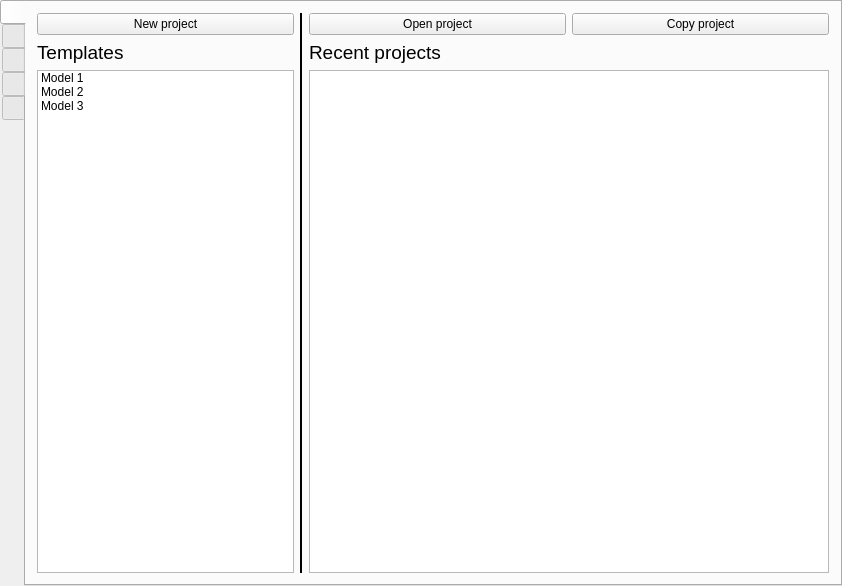
<?xml version="1.0" encoding="UTF-8"?>
<ui version="4.0">
 <class>MainWindow</class>
 <widget class="QMainWindow" name="MainWindow">
  <property name="geometry">
   <rect>
    <x>0</x>
    <y>0</y>
    <width>842</width>
    <height>586</height>
   </rect>
  </property>
  <property name="windowTitle">
   <string notr="true">Incarnation editor v0.1</string>
  </property>
  <widget class="QWidget" name="centralWidget">
   <layout class="QGridLayout" name="centralWidgetLayout">
    <property name="leftMargin">
     <number>0</number>
    </property>
    <property name="topMargin">
     <number>0</number>
    </property>
    <property name="rightMargin">
     <number>0</number>
    </property>
    <property name="bottomMargin">
     <number>0</number>
    </property>
    <property name="spacing">
     <number>0</number>
    </property>
    <item row="0" column="0">
     <layout class="QGridLayout" name="mainGridLayout">
      <property name="spacing">
       <number>0</number>
      </property>
      <item row="0" column="0">
       <widget class="QTabWidget" name="menuTabWidget">
        <property name="tabPosition">
         <enum>QTabWidget::West</enum>
        </property>
        <property name="currentIndex">
         <number>0</number>
        </property>
        <property name="iconSize">
         <size>
          <width>32</width>
          <height>32</height>
         </size>
        </property>
        <widget class="QWidget" name="homeTab">
         <attribute name="icon">
          <iconset resource="../../images.qrc">
           <normaloff>:/icons/icons/Home.png</normaloff>:/icons/icons/Home.png</iconset>
         </attribute>
         <attribute name="title">
          <string/>
         </attribute>
         <attribute name="toolTip">
          <string>Home</string>
         </attribute>
         <layout class="QGridLayout" name="gridLayout_4">
          <item row="1" column="2">
           <layout class="QGridLayout" name="gridLayout">
            <item row="0" column="1" rowspan="3">
             <widget class="Line" name="line">
              <property name="frameShadow">
               <enum>QFrame::Plain</enum>
              </property>
              <property name="lineWidth">
               <number>2</number>
              </property>
              <property name="orientation">
               <enum>Qt::Vertical</enum>
              </property>
             </widget>
            </item>
            <item row="0" column="0">
             <widget class="QPushButton" name="newProjectButton">
              <property name="sizePolicy">
               <sizepolicy hsizetype="Expanding" vsizetype="Fixed">
                <horstretch>0</horstretch>
                <verstretch>0</verstretch>
               </sizepolicy>
              </property>
              <property name="toolTip">
               <string>New : Create an empty project</string>
              </property>
              <property name="text">
               <string>New project</string>
              </property>
              <property name="icon">
               <iconset resource="../../images.qrc">
                <normaloff>:/icons/icons/NewFile.png</normaloff>:/icons/icons/NewFile.png</iconset>
              </property>
              <property name="iconSize">
               <size>
                <width>64</width>
                <height>64</height>
               </size>
              </property>
             </widget>
            </item>
            <item row="0" column="3">
             <widget class="QPushButton" name="copyProjectButton">
              <property name="sizePolicy">
               <sizepolicy hsizetype="Expanding" vsizetype="Fixed">
                <horstretch>0</horstretch>
                <verstretch>0</verstretch>
               </sizepolicy>
              </property>
              <property name="toolTip">
               <string>Copy : Create a new project (from an existing project)</string>
              </property>
              <property name="text">
               <string>Copy project</string>
              </property>
              <property name="icon">
               <iconset resource="../../images.qrc">
                <normaloff>:/icons/icons/CopyFile.png</normaloff>:/icons/icons/CopyFile.png</iconset>
              </property>
              <property name="iconSize">
               <size>
                <width>64</width>
                <height>64</height>
               </size>
              </property>
             </widget>
            </item>
            <item row="2" column="2" colspan="2">
             <widget class="QListWidget" name="previousProjectsListWidget">
              <property name="enabled">
               <bool>true</bool>
              </property>
             </widget>
            </item>
            <item row="0" column="2">
             <widget class="QPushButton" name="openProjectButton">
              <property name="sizePolicy">
               <sizepolicy hsizetype="Expanding" vsizetype="Fixed">
                <horstretch>0</horstretch>
                <verstretch>0</verstretch>
               </sizepolicy>
              </property>
              <property name="toolTip">
               <string>Open : Open an existing project</string>
              </property>
              <property name="text">
               <string>Open project</string>
              </property>
              <property name="icon">
               <iconset resource="../../images.qrc">
                <normaloff>:/icons/icons/OpenFile.png</normaloff>:/icons/icons/OpenFile.png</iconset>
              </property>
              <property name="iconSize">
               <size>
                <width>64</width>
                <height>64</height>
               </size>
              </property>
             </widget>
            </item>
            <item row="1" column="2" colspan="2">
             <widget class="QLabel" name="recentProjectsLabel">
              <property name="text">
               <string>&lt;html&gt;&lt;head/&gt;&lt;body&gt;&lt;p&gt;&lt;span style=&quot; font-size:14pt;&quot;&gt;Recent projects&lt;/span&gt;&lt;/p&gt;&lt;/body&gt;&lt;/html&gt;</string>
              </property>
              <property name="textFormat">
               <enum>Qt::AutoText</enum>
              </property>
             </widget>
            </item>
            <item row="2" column="0">
             <widget class="QListWidget" name="projectsTemplatesListWidget">
              <item>
               <property name="text">
                <string>Model 1</string>
               </property>
              </item>
              <item>
               <property name="text">
                <string>Model 2</string>
               </property>
              </item>
              <item>
               <property name="text">
                <string>Model 3</string>
               </property>
              </item>
             </widget>
            </item>
            <item row="1" column="0">
             <widget class="QLabel" name="label">
              <property name="text">
               <string>&lt;html&gt;&lt;head/&gt;&lt;body&gt;&lt;p&gt;&lt;span style=&quot; font-size:14pt;&quot;&gt;Templates&lt;/span&gt;&lt;/p&gt;&lt;/body&gt;&lt;/html&gt;</string>
              </property>
             </widget>
            </item>
           </layout>
          </item>
         </layout>
        </widget>
        <widget class="QWidget" name="timelineTab">
         <attribute name="icon">
          <iconset resource="../../images.qrc">
           <normaloff>:/icons/icons/Time.png</normaloff>:/icons/icons/Time.png</iconset>
         </attribute>
         <attribute name="title">
          <string/>
         </attribute>
         <attribute name="toolTip">
          <string>Timeline editor</string>
         </attribute>
         <layout class="QGridLayout" name="gridLayout_6">
          <item row="0" column="0">
           <layout class="QGridLayout" name="timelineTabLayout"/>
          </item>
         </layout>
        </widget>
        <widget class="QWidget" name="structureTab">
         <attribute name="icon">
          <iconset resource="../../images.qrc">
           <normaloff>:/icons/icons/Plan.png</normaloff>:/icons/icons/Plan.png</iconset>
         </attribute>
         <attribute name="title">
          <string/>
         </attribute>
         <attribute name="toolTip">
          <string>Structure editor</string>
         </attribute>
         <layout class="QGridLayout" name="gridLayout_8">
          <item row="0" column="0">
           <layout class="QGridLayout" name="structureTabLayout"/>
          </item>
         </layout>
        </widget>
        <widget class="QWidget" name="roomTab">
         <attribute name="icon">
          <iconset resource="../../images.qrc">
           <normaloff>:/icons/icons/Room.png</normaloff>:/icons/icons/Room.png</iconset>
         </attribute>
         <attribute name="title">
          <string/>
         </attribute>
         <attribute name="toolTip">
          <string>Room editor</string>
         </attribute>
         <layout class="QGridLayout" name="gridLayout_2">
          <item row="0" column="0">
           <layout class="QGridLayout" name="roomTabLayout"/>
          </item>
         </layout>
        </widget>
        <widget class="QWidget" name="settingsTab">
         <attribute name="icon">
          <iconset resource="../../images.qrc">
           <normaloff>:/icons/icons/Settings.png</normaloff>:/icons/icons/Settings.png</iconset>
         </attribute>
         <attribute name="title">
          <string notr="true"/>
         </attribute>
         <attribute name="toolTip">
          <string>Settings</string>
         </attribute>
         <layout class="QGridLayout" name="gridLayout_3">
          <item row="0" column="1">
           <layout class="QGridLayout" name="settingsTabLayout">
            <item row="1" column="0">
             <spacer name="horizontalSpacer_2">
              <property name="orientation">
               <enum>Qt::Horizontal</enum>
              </property>
              <property name="sizeHint" stdset="0">
               <size>
                <width>40</width>
                <height>20</height>
               </size>
              </property>
             </spacer>
            </item>
            <item row="1" column="4">
             <spacer name="horizontalSpacer_3">
              <property name="orientation">
               <enum>Qt::Horizontal</enum>
              </property>
              <property name="sizeHint" stdset="0">
               <size>
                <width>40</width>
                <height>20</height>
               </size>
              </property>
             </spacer>
            </item>
            <item row="1" column="1">
             <widget class="QPushButton" name="settingsSaveButton">
              <property name="enabled">
               <bool>false</bool>
              </property>
              <property name="text">
               <string>Save</string>
              </property>
             </widget>
            </item>
            <item row="1" column="2">
             <spacer name="horizontalSpacer">
              <property name="orientation">
               <enum>Qt::Horizontal</enum>
              </property>
              <property name="sizeHint" stdset="0">
               <size>
                <width>40</width>
                <height>20</height>
               </size>
              </property>
             </spacer>
            </item>
            <item row="1" column="3">
             <widget class="QPushButton" name="settingsCancelButton">
              <property name="text">
               <string>Cancel</string>
              </property>
             </widget>
            </item>
            <item row="0" column="0" colspan="5">
             <widget class="QTabWidget" name="settingsTabsWidget">
              <property name="currentIndex">
               <number>2</number>
              </property>
              <widget class="QWidget" name="generalSettingsTab">
               <attribute name="title">
                <string>General</string>
               </attribute>
               <layout class="QGridLayout" name="gridLayout_5">
                <item row="0" column="0">
                 <layout class="QGridLayout" name="generalSettingsTabLayout">
                  <item row="1" column="3">
                   <widget class="QToolButton" name="workspaceToolButton">
                    <property name="text">
                     <string notr="true">...</string>
                    </property>
                   </widget>
                  </item>
                  <item row="1" column="1">
                   <widget class="QLabel" name="workspaceLabel">
                    <property name="text">
                     <string>Workspace : </string>
                    </property>
                   </widget>
                  </item>
                  <item row="0" column="1">
                   <widget class="QLabel" name="userLanguageLabel">
                    <property name="text">
                     <string>Language :</string>
                    </property>
                    <property name="alignment">
                     <set>Qt::AlignRight|Qt::AlignTrailing|Qt::AlignVCenter</set>
                    </property>
                    <property name="margin">
                     <number>2</number>
                    </property>
                   </widget>
                  </item>
                  <item row="0" column="0">
                   <spacer name="horizontalSpacer_4">
                    <property name="orientation">
                     <enum>Qt::Horizontal</enum>
                    </property>
                    <property name="sizeHint" stdset="0">
                     <size>
                      <width>40</width>
                      <height>20</height>
                     </size>
                    </property>
                   </spacer>
                  </item>
                  <item row="1" column="2">
                   <widget class="QLineEdit" name="workspaceLineEdit"/>
                  </item>
                  <item row="0" column="4">
                   <spacer name="horizontalSpacer_5">
                    <property name="orientation">
                     <enum>Qt::Horizontal</enum>
                    </property>
                    <property name="sizeHint" stdset="0">
                     <size>
                      <width>40</width>
                      <height>20</height>
                     </size>
                    </property>
                   </spacer>
                  </item>
                  <item row="0" column="2" colspan="2">
                   <widget class="QComboBox" name="userLanguageComboBox">
                    <property name="sizePolicy">
                     <sizepolicy hsizetype="Preferred" vsizetype="Fixed">
                      <horstretch>0</horstretch>
                      <verstretch>0</verstretch>
                     </sizepolicy>
                    </property>
                    <property name="currentText">
                     <string notr="true">English</string>
                    </property>
                    <item>
                     <property name="text">
                      <string notr="true">English</string>
                     </property>
                    </item>
                    <item>
                     <property name="text">
                      <string notr="true">Français</string>
                     </property>
                    </item>
                   </widget>
                  </item>
                 </layout>
                </item>
               </layout>
              </widget>
              <widget class="QWidget" name="timelineEditorSettingsTab">
               <attribute name="title">
                <string>Timeline editor</string>
               </attribute>
              </widget>
              <widget class="QWidget" name="structureEditorSettingsTab">
               <attribute name="title">
                <string>Structure editor</string>
               </attribute>
               <layout class="QGridLayout" name="gridLayout_9">
                <item row="0" column="0">
                 <layout class="QGridLayout" name="structureEditorSettingsTabLayout">
                  <item row="0" column="1">
                   <widget class="QLabel" name="structureEditorZoomLabel">
                    <property name="text">
                     <string notr="true">Zoom : </string>
                    </property>
                   </widget>
                  </item>
                  <item row="0" column="4">
                   <spacer name="horizontalSpacer_7">
                    <property name="orientation">
                     <enum>Qt::Horizontal</enum>
                    </property>
                    <property name="sizeHint" stdset="0">
                     <size>
                      <width>40</width>
                      <height>20</height>
                     </size>
                    </property>
                   </spacer>
                  </item>
                  <item row="0" column="0">
                   <spacer name="horizontalSpacer_6">
                    <property name="orientation">
                     <enum>Qt::Horizontal</enum>
                    </property>
                    <property name="sizeHint" stdset="0">
                     <size>
                      <width>40</width>
                      <height>20</height>
                     </size>
                    </property>
                   </spacer>
                  </item>
                  <item row="0" column="2">
                   <widget class="QSlider" name="structureEditorZoomSlider">
                    <property name="minimum">
                     <number>1</number>
                    </property>
                    <property name="maximum">
                     <number>200</number>
                    </property>
                    <property name="value">
                     <number>100</number>
                    </property>
                    <property name="orientation">
                     <enum>Qt::Horizontal</enum>
                    </property>
                    <property name="invertedAppearance">
                     <bool>false</bool>
                    </property>
                    <property name="invertedControls">
                     <bool>false</bool>
                    </property>
                    <property name="tickPosition">
                     <enum>QSlider::NoTicks</enum>
                    </property>
                    <property name="tickInterval">
                     <number>25</number>
                    </property>
                   </widget>
                  </item>
                  <item row="0" column="3">
                   <widget class="QLabel" name="structureEditorZoomValueLabel">
                    <property name="text">
                     <string>100%</string>
                    </property>
                   </widget>
                  </item>
                 </layout>
                </item>
               </layout>
              </widget>
              <widget class="QWidget" name="roomEditorSettingsTab">
               <attribute name="title">
                <string>Room editor</string>
               </attribute>
              </widget>
             </widget>
            </item>
           </layout>
          </item>
         </layout>
        </widget>
       </widget>
      </item>
     </layout>
    </item>
   </layout>
  </widget>
 </widget>
 <layoutdefault spacing="6" margin="11"/>
 <resources>
  <include location="../../images.qrc"/>
 </resources>
 <connections/>
</ui>
